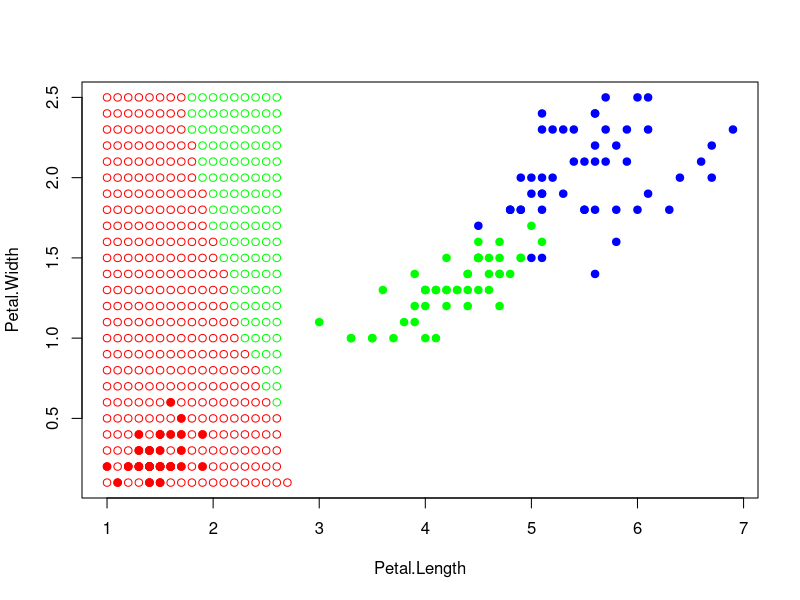

The R source for this figure: (Note: a time limit stopped this script after it produced the figure.)
euclidDist <- function(u, v) {
  sqrt(sum((u - v)^2))
}

sortObjectsByDist <- function(xl, u) {
  l <- dim(xl)[1]
  n <- dim(xl)[2] - 1
  # формируем матрицу расстояний состоящую из индекса и расстояния евклида из выборки для некоторой точки
  distances <- matrix(NA, l, 2)
  for (i in 1:l) {
    distances[i, ] <- c(i, euclidDist(xl[i, 1:n], u))
  }
  
  # сортируем по расстоянию
  orderedXl <- xl[order(distances[, 2]), ]
  return (orderedXl <- cbind(orderedXl, euclidDist = sort(distances[, 2], decreasing = FALSE)))
}

# Прямоугольное ядро
rect_kernel <- function(dist, h) {
  if(abs(dist / h) <= 1) {
    return (1 / 2)
  } else {
    return(0)
  }
}

# Епанечникова ядро
epanech_kernel <- function(dist, h) {
  if(abs(dist / h) <= 1) {
    return(3 / 4 * (1 - (dist / h)^2))
  } else {
    return(0)
  }
}

# Квартическое ядро
quartic_kernel <- function(dist, h) {
  if(abs(dist / h) <= 1) {
    return(15 / 16 * (1 - (dist / h)^2)^2)
  } else {
    return(0)
  }
}

# Треугольное ядро
triang_kernel <- function(dist, h) {
  if(abs(dist / h) <= 1) {
    return(1 - abs(dist / h))
  } else {
    return(0)
  }
}

# Гауссовское ядро
gauss_kernel <- function(dist, h) {
  (2*pi)^(1/2) * exp((-1/2) * (dist / h)^2)
}

parzenWindow <- function(xl, u, h, kernelFunc) {
  l <- dim(xl)[1]
  orderedXl <- sortObjectsByDist(xl, u)
  n <- dim(orderedXl)[2] - 1
  classes <- orderedXl[1:l, n]
  
  counts <- table(orderedXl[0, 3])
  
  for (i in seq(1:l)) {
    counts[classes[i]] <- counts[classes[i]] + kernelFunc(orderedXl[i, 4], h)
  }
  
  class <- names(which.max(counts))
  return(class)
}

loo <- function(xl, seqH, kernelFunc) {
  l <- dim(xl)[1]
  hLooArray <- array(0, length(seqH))
  j <- 1
  for(h in seqH) {
    cnt <- 0
    for(i in 1:l) {
      u <- c(xl[i, 1], xl[i, 2])
      x <- xl[-i, 1:3]
      class <- parzenWindow(x, u, h, kernelFunc)
      
      if(xl[i, 3] != class) {
        cnt <- cnt + 1
      }
    }
    hLooArray[j] <- cnt / l
    j <- j + 1
    print(j)
  }
  View(hLooArray)
  return(hLooArray)
}

parzenPlot <- function(xl, u, h, kernelFunc) {
  colors <- c("setosa" = "red", "versicolor" = "green3", "virginica" = "blue")
  
  plot(iris[, 3:4], pch = 20, bg = colors[iris$Species], col = colors[iris$Species], asp = 1)
  
  class <- parzenWindow(xl, u, h, kernelFunc)
  points(u[1], u[2], pch = 25, bg = colors[class], asp = 1)
}

looPlot <- function(seqH, looData) {
  plot(seqH, looData, xlab = "h", ylab = "LOO(h)", type = "l")
  
  looDataFrame <- data.frame(seqH, looData)
  minH <- looDataFrame[which.min(looDataFrame$looData),]
  print(minH)
  points(minH, pch=21, bg="red")
}

classificationMap <- function(xl, h, kernelFunc) {
  colors <- c("setosa" = "red", "versicolor" = "green", "virginica" = "blue")
  plot(xl[1:2], pch = 21, col = colors[xl$Species], bg = colors[xl$Species])
  
  for (i in seq(1.0, 7.0, 0.1)) {
    for (j in seq(0.1, 2.5, 0.1)) {
      u <- c(i, j)
      class <- parzenWindow(xl, u, h, kernelFunc)
      points(i, j, pch = 21, col = colors[class])
    }
  }
}

#xl <-iris[sample(1:150, 30, replace=FALSE), 3:5]
xl <- iris[, 3:5]
#u <- c(5, 2)
#h <- 0.5
seqH <- seq(0.5, 5, 0.1)

#parzenPlot(xl, u, h, rect_kernel)

#looRectKernel <- loo(xl, seqH, rect_kernel)
#looEpanechKernel <- loo(xl, seqH, epanech_kernel)
#looQuarticKernel <- loo(xl, seqH, quartic_kernel)
#looTriangKernel <- loo(xl, seqH, triang_kernel)
#looGaussKernel <- loo(xl, seqH, gauss_kernel)

# График LOO
#looPlot(seqH, looGaussKernel)

#Карта классификации
classificationMap(xl, 0.1, gauss_kernel)
